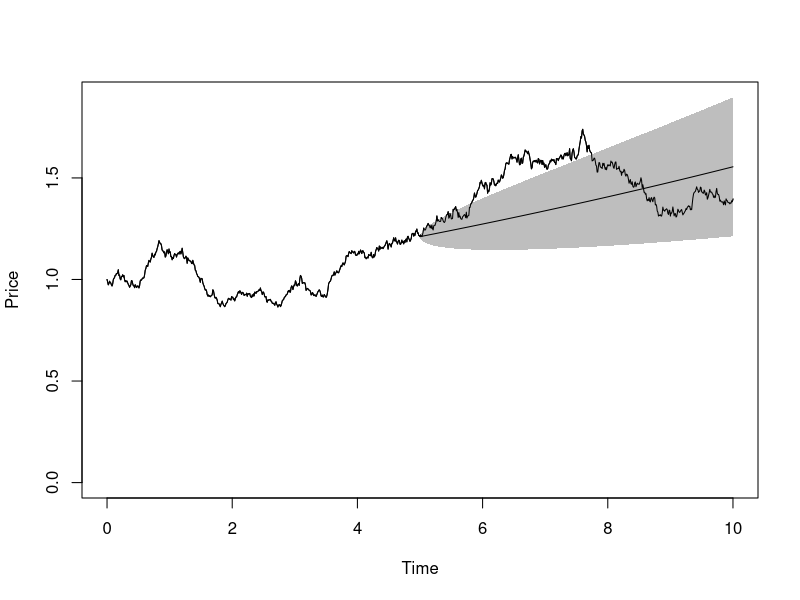

Here is the R script that generated this plot:
# Figure generating stock prices
# For introduction


Tstop <- 10
dt <- 0.01

N <- round(Tstop/dt)
dB <- rnorm(N,sd=sqrt(dt))

X0 <- 1

r <- 0.05
sigma <- 0.1

Tvec <- seq(0,Tstop,dt)
B <- c(0,cumsum(dB))

X <- X0*exp((r-0.5*sigma^2)*Tvec+sigma*B)

Tnow <- Tstop/2
Xnow <- X[N/2+1]

Tpred <- seq(Tstop/2,Tstop,dt)

Xpred <- Xnow*exp(r*(Tpred-Tnow))

Xlo <- Xnow*exp((r-0.5*sigma^2)*(Tpred-Tnow) - 1*sigma*sqrt(Tpred-Tnow))
Xhi <- Xnow*exp((r-0.5*sigma^2)*(Tpred-Tnow) + 1*sigma*sqrt(Tpred-Tnow))


plot(Tvec,X,type="l",xlab="Time",ylab="Price",ylim=c(0,max(c(Xhi,X))))
polygon(c(Tpred,rev(Tpred)),c(Xlo,rev(Xhi)),col="grey",border=NA)
lines(Tvec,X)
lines(Tpred,Xpred)
